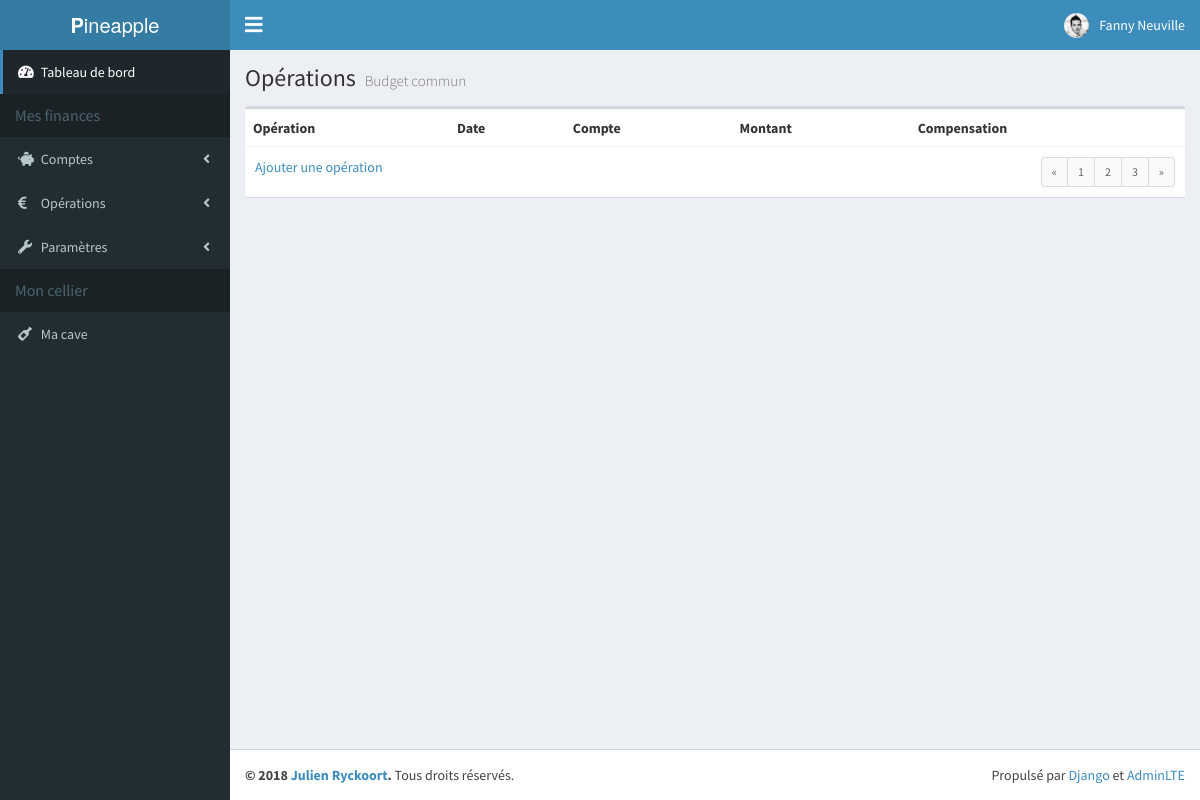
/accounting/operations/2 (signed in), run on an earlier commit of the app's database.
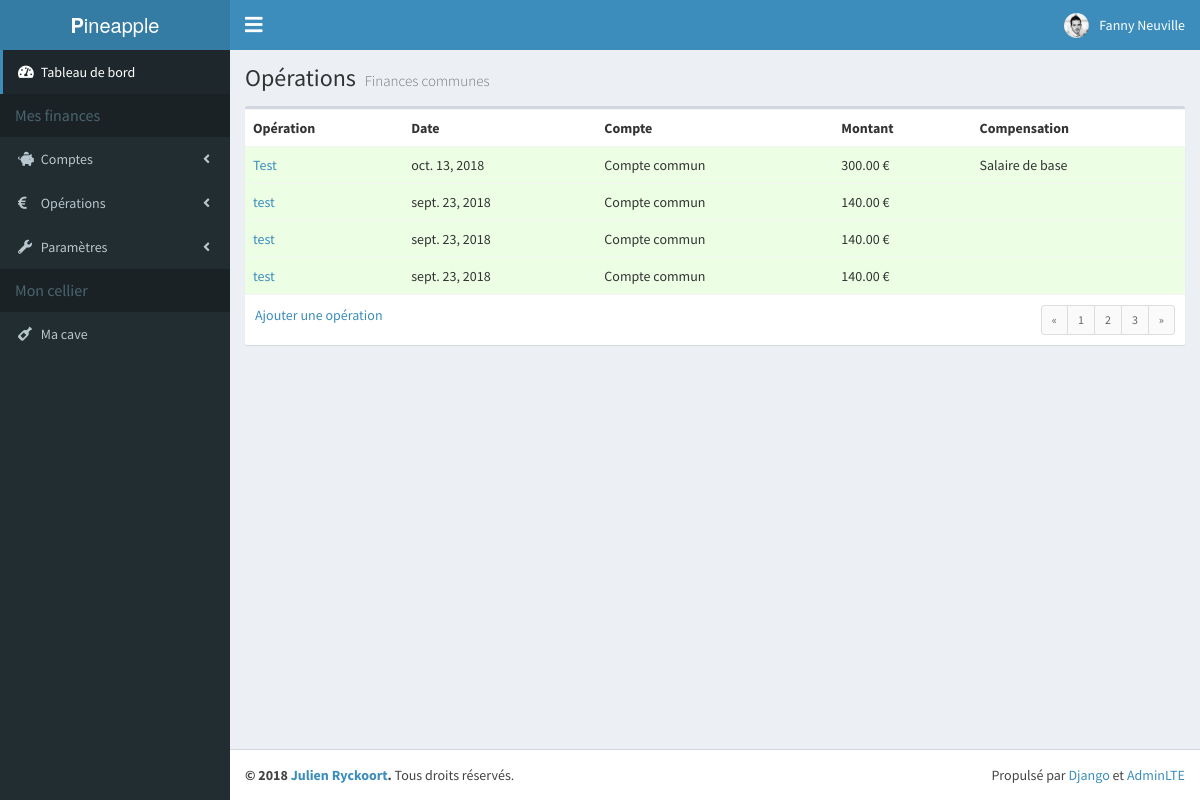
And on a later commit of the database.
### accounting/models.py (models this page shows, shortened)
class Budget(models.Model):
    user = models.ManyToManyField('auth.User')
    name = models.CharField(max_length=200)
    text = models.TextField(default=None, blank=True, null=True)
    class Meta:
        ordering = ('id',)

class AccountingEntry(models.Model):
    account = models.ForeignKey('Account', on_delete=models.CASCADE)
    counterparty_account = models.ForeignKey('Account', on_delete=models.CASCADE, blank=True, null=True, related_name='accounting_entry_counterparty')
    compensation_account = models.ForeignKey('CompensationAccount', on_delete=models.CASCADE, blank=True, null=True, default=None)
    date = models.DateField()
    amount = models.DecimalField(max_digits=13, decimal_places=2)
    name = models.CharField(max_length=200)
    text = models.TextField(default=None, blank=True, null=True)

class Account(models.Model):
    budget = models.ForeignKey('Budget', on_delete=models.CASCADE)
    name = models.CharField(max_length=200)
    text = models.TextField(default=None, blank=True, null=True)
    balance = models.DecimalField(max_digits=13, decimal_places=2)
    type = models.ForeignKey('AccountType', on_delete=models.PROTECT)
    class Meta:
        ordering = ('budget','type',)

class CompensationAccount(models.Model):
    budget = models.ForeignKey('Budget', on_delete=models.CASCADE)
    name = models.CharField(max_length=200)
    text = models.TextField(default=None, blank=True, null=True)
    balance = models.DecimalField(max_digits=13, decimal_places=2)
    category = models.ForeignKey('CompensationAccountCategory', on_delete=models.PROTECT)
    class Meta:
        ordering = ('budget','category',)

### accounting/views.py (the view)
# urls.py: path('operations/<id_budget>', views.operations, name='operations'),
def operations(request, id_budget):
    budget = Budget.objects.get(id=id_budget)
    entries = AccountingEntry.objects.filter(account__budget=id_budget).order_by('-date')
    return render(request, 'accounting/index_operations.html', locals())

### accounting/templates/accounting/index_operations.html
{% extends 'base.html' %}
{% block header %}
<h1>
  Opérations
  <small>{{ budget.name }}</small>
</h1>
{% endblock %}
{% block content %}
<div class="box">
  <div class="box-body no-padding">
    <table class="table">
      <tbody>
        <tr>
          <th>Opération</th>
          <th>Date</th>
          <th>Compte</th>
          <th>Montant</th>
          <th>Compensation</th>
        </tr>
        {% for entry in entries %}
        <tr {% if entry.amount >= 0 %} class="table-operations-income" {% else %} class="table-operations-expense" {% endif %}>
          <td><a href="{% url 'view_operation' entry.id %}">{{ entry.name }}</a></td>
          <td>{{ entry.date }}</td>
          <td>{{ entry.account.name }}</td>
          <td>{{ entry.amount }} €</td>
          <td>{{ entry.compensation_account.name }}</td>
        </tr>
        {% endfor %}
      </tbody>
    </table>
  </div>
  <div class="box-footer clearfix">
    <a href="{% url 'add_operation' %}">Ajouter une opération</a>
    <ul class="pagination pagination-sm no-margin pull-right">
      <li><a href="#">&laquo;</a></li>
      <li><a href="#">1</a></li>
      <li><a href="#">2</a></li>
      <li><a href="#">3</a></li>
      <li><a href="#">&raquo;</a></li>
    </ul>
  </div>
</div>
{% endblock %}

What changed in the data, as far as the page shows it:
changed Budget: name "Budget commun" → "Finances communes"
added AccountingEntry: name "Test", date "oct. 13, 2018", account.name "Compte commun", amount "300.00", compensation_account.name "Salaire de base"
added AccountingEntry: name "test", date "sept. 23, 2018", account.name "Compte commun", amount "140.00"
added AccountingEntry: name "test", date "sept. 23, 2018", account.name "Compte commun", amount "140.00"
added AccountingEntry: name "test", date "sept. 23, 2018", account.name "Compte commun", amount "140.00"
